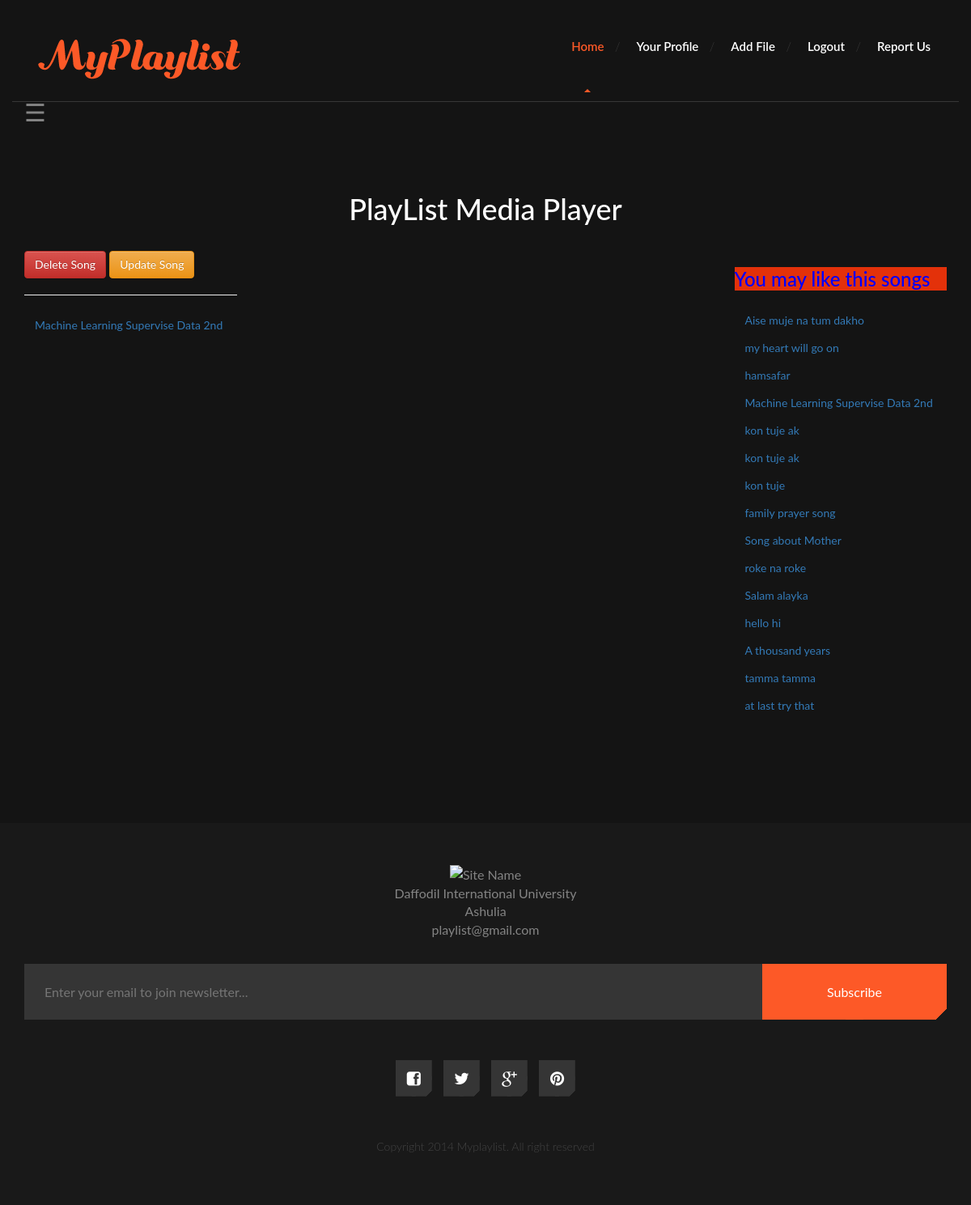
/tutorial.php (signed in), run on the app's committed database.
### tables this page shows
CREATE TABLE `filelist` (
  `id` int(11) NOT NULL,
  `user_id` int(11) NOT NULL,
  `title` varchar(255) NOT NULL,
  `catagory` varchar(100) NOT NULL,
  `file` text NOT NULL,
  `playcount` int(100) NOT NULL
);

### tutorial.php (the view, shortened to what this page needs)
<!DOCTYPE html>
<html lang="en">
	<head>
		<link href="fonts/font-awesome.min.css" rel="stylesheet" type="text/css">
				<link rel="stylesheet" href="https://maxcdn.bootstrapcdn.com/bootstrap/3.3.7/css/bootstrap.min.css">
		<link rel="stylesheet" href="https://maxcdn.bootstrapcdn.com/bootstrap/3.3.7/css/bootstrap-theme.min.css">
		<link href="fonts/font-awesome.min.css" rel="stylesheet" type="text/css">
		<link rel="stylesheet" href="style.css">
	</head>
	<body>
		<div id="site-content">
			<header class="site-header">
				<div class="container">
					<a href="index.php" id="branding">
						<img src="dummy/mylogo.png" alt="Site Title">
					</a>
					<nav class="main-navigation">
						<ul class="menu">
							<ul class="menu">
							<li class="menu-item current-menu-item"><a href="index.php">Home</a></li>
							<li class="menu-item"><a href="profile.php">Your Profile</a></li>
							<li class="menu-item"><a href="addfile.php">Add File</a></li>
							<li class="menu-item"><a href="logout.php">Logout</a></li>
							<li class="menu-item"><a href="contact.php">Report Us</a></li>
						</ul>
					</nav>
				</div>
			</header>
<div class="container">
<span style="position: fixed; font-size:30px;cursor:pointer" onclick="openNav()">&#9776;</span>
</div>
<main class="main-content">
    <div class="fullwidth-block inner-content">
	    <div class="container">
			<h2 class="page-title" style="text-align: center;">PlayList Media Player</h2>
			<div class="row">
			<div class="col-md-3">
		    <button type="button" class="btn btn-danger" data-toggle="modal" data-target="#myModal">Delete Song</button>
		    <button type="button" class="btn btn-warning" data-toggle="modal" data-target="#myModal1">Update Song</button>
						<hr>
						<?php
						        $username = $_SESSION['username'];
								$db=mysqli_connect("localhost","root","","playlist");
								$sql = "SELECT * FROM user WHERE username = '$username' ";
								$id = 'id';
								$result = mysqli_query($db,$sql);
								while($row=mysqli_fetch_assoc($result))
								{
								    $id = $row['id'];
							    }
								$sql1 ="SELECT * FROM filelist WHERE user_id = '$id' AND catagory='Tutorials'";
								$result1 = mysqli_query($db,$sql1);
							    while($row=mysqli_fetch_assoc($result1))
								{
									$title = $row['title'];
									$link = $row['file'];
									$output = "<form method=\"get\" action=\"tutorial.php\">
									<input type=\"hidden\" value=\"$link\" name=\"showfilelink\">
									<input type=\"submit\" class=\"btn btn-link\" name=\"showButton\" value=\"$title\">
									</form>
									";
								  echo "$output";
							   }
							?>
						</div>
						<div class="col-md-6">
						</div>
						 <div class="col-md-3">
						   <h2 style="color: blue; background: #E3310A;">You may like this songs</h2>
						   <?php
                               $sql13 ="SELECT * FROM filelist WHERE user_id = '$id' ORDER BY playcount DESC LIMIT 15";
								$result17 = mysqli_query($db,$sql13);
							    while($row=mysqli_fetch_assoc($result17))
								{
									$title = $row['title'];
									$link = $row['file'];
									$output = "<form method=\"get\" action=\"tutorial.php\">
									<input type=\"hidden\" value=\"$link\" name=\"showfilelink\">
									<input type=\"submit\" class=\"btn btn-link\" name=\"showButton\" value=\"$title\">
									</form>
									";
								  echo "$output";
							   }
						   ?>
						</div>
						</div>
						</div>
					</div>
			</main>
			<br><br>
			<footer class="site-footer">
				<div class="container">
					<img src="dummy/logo-footer.png" alt="Site Name">
					<address>
						<p>Daffodil International University<br><a href="tel:354543543">Ashulia</a> <br> <a href="mailto:info@bandname.com">playlist@gmail.com</a></p>
					</address>
					<form action="#" class="newsletter-form">
						<input type="email" placeholder="Enter your email to join newsletter...">
						<input type="submit" class="button cut-corner" value="Subscribe">
					</form>
					<div class="social-links">
						<a href="#"><i class="fa fa-facebook-square"></i></a>
						<a href="#"><i class="fa fa-twitter"></i></a>
						<a href="#"><i class="fa fa-google-plus"></i></a>
						<a href="#"><i class="fa fa-pinterest"></i></a>
					</div>
					<p class="copy">Copyright 2014 Myplaylist. All right reserved</p>
				</div>
			</footer>
		</div>
	</body>
</html>

### tutorial.php (style rules this page uses)
body { font-family: "Lato", sans-serif; }

### data on the page
filelist: showButton "Machine Learning Supervise Data 2nd"
filelist: showButton "Aise muje na tum dakho"
filelist: showButton "my heart will go on"
filelist: showButton "hamsafar"
filelist: showButton "kon tuje ak"
filelist: showButton "kon tuje ak"
filelist: showButton "kon tuje"
filelist: showButton "family prayer song"
filelist: showButton "Song about Mother"
filelist: showButton "roke na roke"
filelist: showButton "Salam alayka"
filelist: showButton "hello hi"
filelist: showButton "A thousand years"
filelist: showButton "tamma tamma"
filelist: showButton "at last try that"
